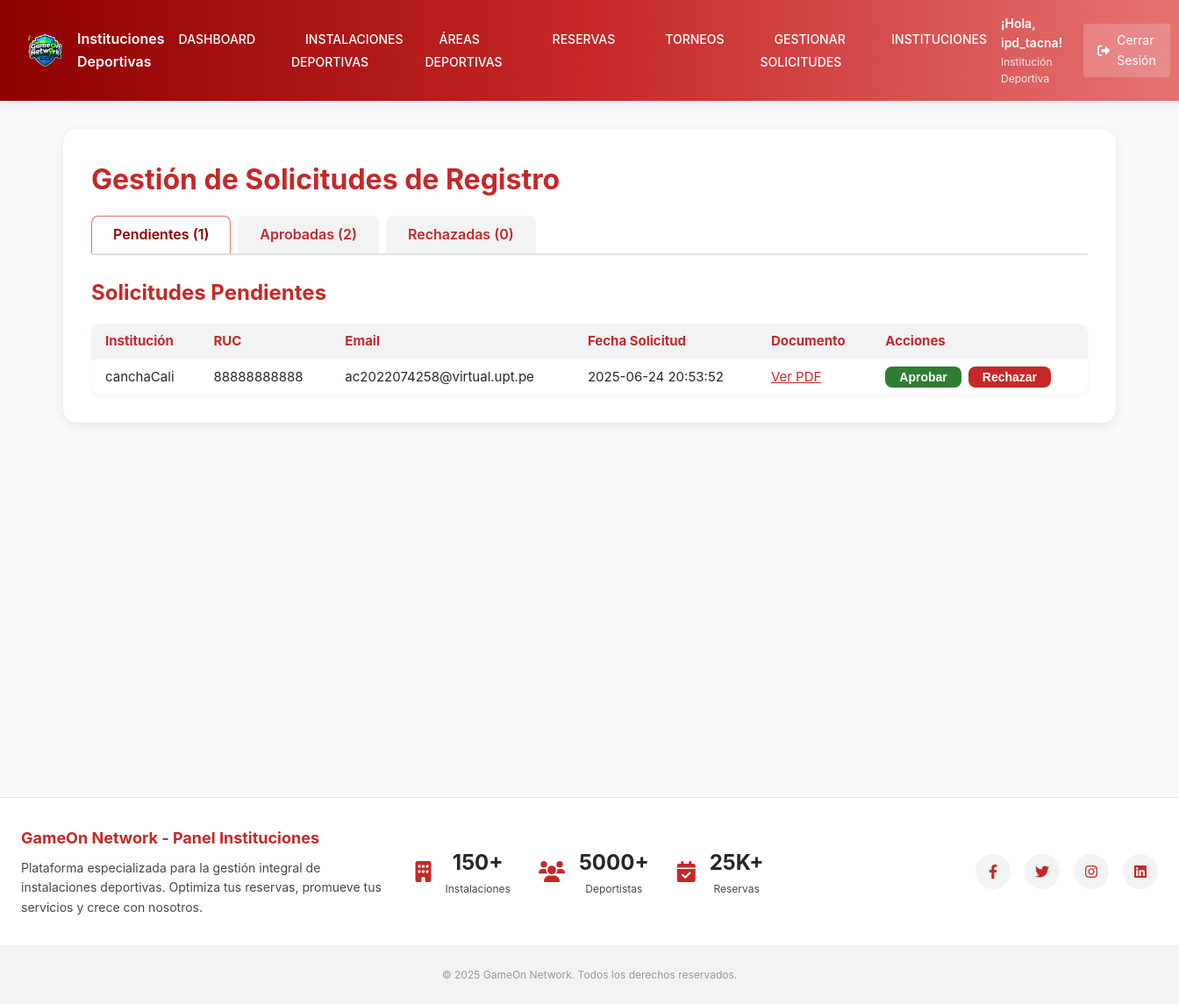
/Views/UserInsD/gestionar_solicitudes.php (signed in), run on the app's committed database.
### tables this page shows
CREATE TABLE IF NOT EXISTS `solicitudes_registro` (
  `id` int NOT NULL AUTO_INCREMENT,
  `nombre_institucion` varchar(255) NOT NULL,
  `ruc` varchar(11) NOT NULL,
  `email` varchar(255) NOT NULL,
  `password` varchar(255) NOT NULL,
  `documento_path` varchar(255) NOT NULL,
  `estado` enum('pendiente','aprobada','rechazada') NOT NULL DEFAULT 'pendiente',
  `motivo_rechazo` text,
  `fecha_solicitud` timestamp NOT NULL DEFAULT CURRENT_TIMESTAMP,
  `fecha_revision` timestamp NULL DEFAULT NULL ON UPDATE CURRENT_TIMESTAMP,
  `revisado_por` int DEFAULT NULL,
  PRIMARY KEY (`id`),
  UNIQUE KEY `email_unico` (`email`),
  UNIQUE KEY `ruc_unico` (`ruc`)
);

### Models/Solicitud.php (called while the page is built, shortened)
<?php
require_once __DIR__ . '/../Config/database.php';
class Solicitud {
    private $conn;
    private $table_name = 'solicitudes_registro';
    public function __construct() {
        $database = new Database();
        $this->conn = $database->getConnection();
    }
    public function obtenerTodas($estado = null) {
        $query = "SELECT id, nombre_institucion, ruc, email, documento_path, estado, fecha_solicitud FROM " . $this->table_name;
        if ($estado) {
            $query .= " WHERE estado = ?";
        }
        $query .= " ORDER BY fecha_solicitud DESC";
        $stmt = $this->conn->prepare($query);
        if ($estado) {
            $stmt->bind_param("s", $estado);
        }
        $stmt->execute();
        $result = $stmt->get_result();
        return $result->fetch_all(MYSQLI_ASSOC);
    }
}
?>

### Config/database.php (called while the page is built, shortened)
<?php
class Database {
    private $host;
    private $db_name;
    private $username;
    private $password;
    private $port;
    public function __construct() {
        if (isset($_ENV['MYSQL_HOST']) || getenv('MYSQL_HOST')) {
            $this->host = $_ENV['MYSQL_HOST'] ?? getenv('MYSQL_HOST');
            $this->db_name = $_ENV['MYSQL_DATABASE'] ?? getenv('MYSQL_DATABASE');
            $this->username = $_ENV['MYSQL_USER'] ?? getenv('MYSQL_USER');
            $this->password = $_ENV['MYSQL_PASSWORD'] ?? getenv('MYSQL_PASSWORD');
            $this->port = $_ENV['MYSQL_PORT'] ?? getenv('MYSQL_PORT') ?? 3306;
        } else {
            $this->host = "localhost";
            $this->db_name = "gameon";
            $this->username = "root";
            $this->password = "";
            $this->port = 3306;
        }
    }
    public function getConnection() {
        $this->conn = null;
        try {
            $this->conn = new mysqli($this->host, $this->username, $this->password, $this->db_name, $this->port);
            $this->conn->set_charset("utf8");
        } catch(Exception $e) {
            echo "Error de conexión: " . $e->getMessage();
        }
        return $this->conn;
    }
}
?>

### Controllers/SolicitudController.php (called while the page is built, shortened)
<?php
require_once __DIR__ . '/../Models/Solicitud.php';
$solicitudModel = new Solicitud();
$solicitudes_pendientes = $solicitudModel->obtenerTodas('pendiente');
$solicitudes_aprobadas = $solicitudModel->obtenerTodas('aprobada');
$solicitudes_rechazadas = $solicitudModel->obtenerTodas('rechazada');
?>

### Views/UserInsD/gestionar_solicitudes.php (the view, shortened to what this page needs)
<?php
require_once __DIR__ . '/../../Controllers/SolicitudController.php';
include_once 'header.php';
?>
<link rel="stylesheet" href="../../Public/cssInsDepor/gestionar_solicitudes.css">
<div class="container">
    <h1>Gestión de Solicitudes de Registro</h1>
    <div class="tabs">
        <div class="tab-link active" onclick="openTab(event, 'pendientes')">Pendientes (<?php echo count($solicitudes_pendientes); ?>)</div>
        <div class="tab-link" onclick="openTab(event, 'aprobadas')">Aprobadas (<?php echo count($solicitudes_aprobadas); ?>)</div>
        <div class="tab-link" onclick="openTab(event, 'rechazadas')">Rechazadas (<?php echo count($solicitudes_rechazadas); ?>)</div>
    </div>
    <div id="pendientes" class="tab-content active">
        <h2>Solicitudes Pendientes</h2>
        <table>
            <thead>
                <tr>
                    <th>Institución</th>
                    <th>RUC</th>
                    <th>Email</th>
                    <th>Fecha Solicitud</th>
                    <th>Documento</th>
                    <th>Acciones</th>
                </tr>
            </thead>
            <tbody>
                <?php foreach ($solicitudes_pendientes as $solicitud): ?>
                    <tr>
                        <td><?php echo htmlspecialchars($solicitud['nombre_institucion']); ?></td>
                        <td><?php echo htmlspecialchars($solicitud['ruc']); ?></td>
                        <td><?php echo htmlspecialchars($solicitud['email']); ?></td>
                        <td><?php echo htmlspecialchars($solicitud['fecha_solicitud']); ?></td>
                                                <td><a href="<?php echo htmlspecialchars($solicitud['documento_path']); ?>" target="_blank">Ver PDF</a></td>
                        <td class="actions">
                            <form action="" method="POST">
                                <button type="submit" class="btn-approve" onclick="return confirm('¿Estás seguro de que quieres aprobar esta solicitud?');">Aprobar</button>
                            </form>
                            <button class="btn-reject" onclick="openRejectModal(<?php echo $solicitud['id']; ?>)">Rechazar</button>
                        </td>
                    </tr>
                <?php endforeach; ?>
            </tbody>
        </table>
    </div>
</div>
<?php
include_once 'footer.php';
?>

### Public/cssInsDepor/header_insd.css (style rules this page uses)
:root { --primary-color: #c62828; --primary-light: #e57373; --primary-dark: #8e0000; --secondary-color: #47474a; --text-light: #ffffff; --spacing-sm: 8px; --spacing-md: 16px; --spacing-lg: 24px; --spacing-xl: 32px; --transition-base: 0.3s ease; --shadow-md: 0 4px 12px rgba(71,71,74,0.10); --radius-sm: 4px; }

### Public/cssInsDepor/dashboard_insd.css (style rules this page uses)
:root { --primary-color: #c62828; --primary-light: #e57373; --primary-dark: #8e0000; --red-pastel: #ffe5e5; --secondary-color: #47474a; --bg-main: #f8f9fa; --bg-card: #fff; --bg-light: #f1f3f5; --bg-footer: #eeeeee; --border-color: #e0e0e0; --border-light: #f5f5f5; --text-primary: #272727; --text-secondary: #47474a; --text-muted: #999; --text-light: #fff; --success-color: #2e7d32; --warning-color: #ffc107; --danger-color: #c62828; --info-color: #c62828; --gradient-primary: linear-gradient(135deg, #c62828 0%, #e57373 55%, #ffe5e5 100%); --gradient-secondary: linear-gradient(135deg, #c62828 70%, #f1f3f5 100%); --shadow-sm: 0 2px 4px rgba(71,71,74,0.06); --shadow-md: 0 4px 12px rgba(71,71,74,0.10); --shadow-lg: 0 8px 24px rgba(71,71,74,0.15); --radius-sm: 4px; --radius-md: 8px; --radius-lg: 12px; --radius-xl: 16px; --spacing-xs: 4px; --spacing-sm: 8px; --spacing-md: 16px; --spacing-lg: 24px; --spacing-xl: 32px; --transition-base: 0.3s ease; }
* { margin: 0; padding: 0; box-sizing: border-box; }
body { font-family: 'Inter', 'Segoe UI', Tahoma, Geneva, Verdana, sans-serif; background-color: var(--bg-main); color: var(--text-primary); line-height: 1.6; }

### Public/cssInsDepor/footer_insd.css (style rules this page uses)
:root { --bg-card: #ffffff; --bg-light: #f1f3f5; --border-color: #e9ecef; --primary-color: #c62828; --secondary-color: #8e0000; --text-primary: #272727; --text-secondary: #47474a; --text-muted: #8e9aaf; --text-light: #ffffff; --spacing-sm: 8px; --spacing-md: 16px; --spacing-lg: 24px; --spacing-xl: 32px; --transition-base: 0.3s ease; --radius-md: 8px; }

### data on the page
solicitudes_registro: nombre_institucion "canchaCali", ruc "88888888888", email "ac2022074258@virtual.upt.pe", fecha_solicitud "2025-06-24 20:53:52"

### other printed values
$_SESSION['username'] "ipd_tacna"
count($solicitudes_pendientes) "1"
count($solicitudes_aprobadas) "2"
count($solicitudes_rechazadas) "0"
